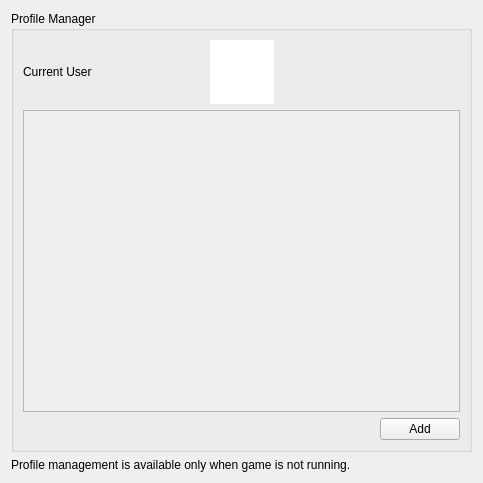
<?xml version="1.0" encoding="UTF-8"?>
<ui version="4.0">
 <class>ConfigureProfileManager</class>
 <widget class="QWidget" name="ConfigureProfileManager">
  <property name="geometry">
   <rect>
    <x>0</x>
    <y>0</y>
    <width>483</width>
    <height>483</height>
   </rect>
  </property>
  <property name="windowTitle">
   <string>Form</string>
  </property>
  <property name="accessibleName">
   <string>Profiles</string>
  </property>
  <layout class="QHBoxLayout" name="horizontalLayout">
   <item>
    <layout class="QVBoxLayout" name="verticalLayout">
     <item>
      <widget class="QGroupBox" name="gridGroupBox">
       <property name="title">
        <string>Profile Manager</string>
       </property>
       <layout class="QGridLayout" name="gridLayout_2">
        <property name="sizeConstraint">
         <enum>QLayout::SizeConstraint::SetNoConstraint</enum>
        </property>
        <item row="0" column="0">
         <layout class="QHBoxLayout" name="horizontalLayout_2">
          <item>
           <widget class="QLabel" name="label">
            <property name="sizePolicy">
             <sizepolicy hsizetype="Preferred" vsizetype="Minimum">
              <horstretch>0</horstretch>
              <verstretch>0</verstretch>
             </sizepolicy>
            </property>
            <property name="text">
             <string>Current User</string>
            </property>
           </widget>
          </item>
          <item>
           <widget class="QGraphicsView" name="current_user_icon">
            <property name="minimumSize">
             <size>
              <width>64</width>
              <height>64</height>
             </size>
            </property>
            <property name="maximumSize">
             <size>
              <width>64</width>
              <height>64</height>
             </size>
            </property>
            <property name="frameShape">
             <enum>QFrame::Shape::NoFrame</enum>
            </property>
            <property name="frameShadow">
             <enum>QFrame::Shadow::Plain</enum>
            </property>
            <property name="verticalScrollBarPolicy">
             <enum>Qt::ScrollBarPolicy::ScrollBarAlwaysOff</enum>
            </property>
            <property name="horizontalScrollBarPolicy">
             <enum>Qt::ScrollBarPolicy::ScrollBarAlwaysOff</enum>
            </property>
            <property name="interactive">
             <bool>false</bool>
            </property>
           </widget>
          </item>
          <item>
           <widget class="QLabel" name="current_user_username">
            <property name="sizePolicy">
             <sizepolicy hsizetype="Preferred" vsizetype="Minimum">
              <horstretch>0</horstretch>
              <verstretch>0</verstretch>
             </sizepolicy>
            </property>
            <property name="text">
             <string notr="true"/>
            </property>
           </widget>
          </item>
         </layout>
        </item>
        <item row="1" column="0">
         <widget class="QScrollArea" name="scrollArea">
          <property name="sizePolicy">
           <sizepolicy hsizetype="Expanding" vsizetype="Expanding">
            <horstretch>0</horstretch>
            <verstretch>0</verstretch>
           </sizepolicy>
          </property>
          <property name="frameShape">
           <enum>QFrame::Shape::StyledPanel</enum>
          </property>
          <property name="widgetResizable">
           <bool>false</bool>
          </property>
         </widget>
        </item>
        <item row="2" column="0">
         <layout class="QHBoxLayout" name="horizontalLayout_3">
          <item>
           <spacer name="horizontalSpacer">
            <property name="orientation">
             <enum>Qt::Orientation::Horizontal</enum>
            </property>
            <property name="sizeHint" stdset="0">
             <size>
              <width>40</width>
              <height>20</height>
             </size>
            </property>
           </spacer>
          </item>
          <item>
           <widget class="QPushButton" name="pm_add">
            <property name="text">
             <string>Add</string>
            </property>
           </widget>
          </item>
         </layout>
        </item>
       </layout>
      </widget>
     </item>
     <item>
      <widget class="QLabel" name="label_disable_info">
       <property name="text">
        <string>Profile management is available only when game is not running.</string>
       </property>
       <property name="wordWrap">
        <bool>true</bool>
       </property>
      </widget>
     </item>
    </layout>
   </item>
  </layout>
 </widget>
 <resources/>
 <connections/>
</ui>
